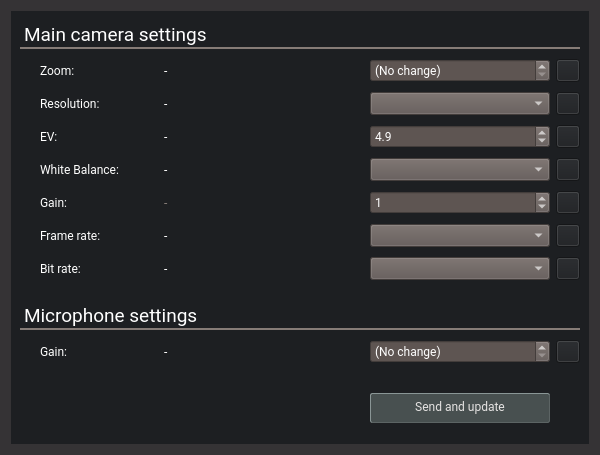
<?xml version="1.0" encoding="UTF-8"?>
<ui version="4.0">
 <class>intball::CameraMicrophoneSettingsDialog</class>
 <widget class="QDialog" name="intball::CameraMicrophoneSettingsDialog">
  <property name="geometry">
   <rect>
    <x>0</x>
    <y>0</y>
    <width>600</width>
    <height>455</height>
   </rect>
  </property>
  <property name="minimumSize">
   <size>
    <width>600</width>
    <height>455</height>
   </size>
  </property>
  <property name="maximumSize">
   <size>
    <width>600</width>
    <height>455</height>
   </size>
  </property>
  <property name="font">
   <font>
    <family>Roboto</family>
   </font>
  </property>
  <property name="windowTitle">
   <string>Main camera / Microphone</string>
  </property>
  <property name="styleSheet">
   <string notr="true">color: rgb(255, 255, 255);
background-color: rgb(53, 51, 53);</string>
  </property>
  <layout class="QGridLayout" name="gridLayout">
   <item row="0" column="0">
    <widget class="QGroupBox" name="groupCameraMicrophoneTelemetry">
     <property name="sizePolicy">
      <sizepolicy hsizetype="Fixed" vsizetype="Preferred">
       <horstretch>0</horstretch>
       <verstretch>0</verstretch>
      </sizepolicy>
     </property>
     <property name="minimumSize">
      <size>
       <width>0</width>
       <height>0</height>
      </size>
     </property>
     <property name="maximumSize">
      <size>
       <width>600</width>
       <height>16777215</height>
      </size>
     </property>
     <property name="font">
      <font>
       <family>Roboto</family>
       <pointsize>-1</pointsize>
      </font>
     </property>
     <property name="styleSheet">
      <string notr="true">QGroupBox {
  border: 0;
  font-size: 20px;
  background-color: rgb(29, 31, 34);
}
QLabel {
    background-color: rgb(29, 31, 34);
}
QDoubleSpinBox, QComboBox {
  background-color: rgb(94, 85, 82);
  color: rgb(255, 255, 255);
}
QDoubleSpinBox:disabled, QComboBox:disabled {
  background-color: rgb(49, 51, 54);
  color: rgb(94, 85, 82);
}
QToolButton {
  background-color: rgb(29, 31, 34);
}
QToolButton:pressed {
  background-color: rgb(74, 65, 62);
}</string>
     </property>
     <property name="title">
      <string/>
     </property>
     <layout class="QGridLayout" name="gridLayout_2">
      <item row="0" column="0" colspan="4">
       <widget class="QLabel" name="labelSettingsMainCamera">
        <property name="sizePolicy">
         <sizepolicy hsizetype="Preferred" vsizetype="Preferred">
          <horstretch>0</horstretch>
          <verstretch>0</verstretch>
         </sizepolicy>
        </property>
        <property name="minimumSize">
         <size>
          <width>0</width>
          <height>25</height>
         </size>
        </property>
        <property name="maximumSize">
         <size>
          <width>16777215</width>
          <height>25</height>
         </size>
        </property>
        <property name="font">
         <font>
          <family>Roboto</family>
          <pointsize>14</pointsize>
         </font>
        </property>
        <property name="styleSheet">
         <string notr="true">QLabel {
  padding-bottom: 2px;
  border-bottom: 2px solid rgb(134, 124, 119);
}</string>
        </property>
        <property name="text">
         <string>Main camera settings</string>
        </property>
        <property name="alignment">
         <set>Qt::AlignLeading|Qt::AlignLeft|Qt::AlignVCenter</set>
        </property>
       </widget>
      </item>
      <item row="3" column="3">
       <widget class="QToolButton" name="toolButtonClearEV">
        <property name="styleSheet">
         <string notr="true"/>
        </property>
        <property name="text">
         <string/>
        </property>
       </widget>
      </item>
      <item row="5" column="1">
       <widget class="QLabel" name="labelCameraGainValue">
        <property name="sizePolicy">
         <sizepolicy hsizetype="Fixed" vsizetype="Preferred">
          <horstretch>0</horstretch>
          <verstretch>0</verstretch>
         </sizepolicy>
        </property>
        <property name="minimumSize">
         <size>
          <width>200</width>
          <height>0</height>
         </size>
        </property>
        <property name="font">
         <font>
          <family>Roboto</family>
         </font>
        </property>
        <property name="styleSheet">
         <string notr="true">color: rgb(134, 124, 119);</string>
        </property>
        <property name="text">
         <string>-</string>
        </property>
        <property name="alignment">
         <set>Qt::AlignLeading|Qt::AlignLeft|Qt::AlignVCenter</set>
        </property>
       </widget>
      </item>
      <item row="1" column="3">
       <widget class="QToolButton" name="toolButtonClearZoom">
        <property name="styleSheet">
         <string notr="true"/>
        </property>
        <property name="text">
         <string/>
        </property>
       </widget>
      </item>
      <item row="6" column="1">
       <widget class="QLabel" name="labelFrameRateValue">
        <property name="sizePolicy">
         <sizepolicy hsizetype="Fixed" vsizetype="Preferred">
          <horstretch>0</horstretch>
          <verstretch>0</verstretch>
         </sizepolicy>
        </property>
        <property name="minimumSize">
         <size>
          <width>200</width>
          <height>0</height>
         </size>
        </property>
        <property name="font">
         <font>
          <family>Roboto</family>
         </font>
        </property>
        <property name="text">
         <string>-</string>
        </property>
        <property name="alignment">
         <set>Qt::AlignLeading|Qt::AlignLeft|Qt::AlignVCenter</set>
        </property>
       </widget>
      </item>
      <item row="10" column="2">
       <spacer name="verticalSpacer">
        <property name="orientation">
         <enum>Qt::Vertical</enum>
        </property>
        <property name="sizeType">
         <enum>QSizePolicy::Fixed</enum>
        </property>
        <property name="sizeHint" stdset="0">
         <size>
          <width>20</width>
          <height>20</height>
         </size>
        </property>
       </spacer>
      </item>
      <item row="1" column="0">
       <widget class="QLabel" name="labelZoom">
        <property name="font">
         <font>
          <family>Roboto</family>
         </font>
        </property>
        <property name="styleSheet">
         <string notr="true"/>
        </property>
        <property name="text">
         <string>Zoom:</string>
        </property>
        <property name="alignment">
         <set>Qt::AlignLeading|Qt::AlignLeft|Qt::AlignVCenter</set>
        </property>
        <property name="indent">
         <number>20</number>
        </property>
       </widget>
      </item>
      <item row="7" column="2">
       <widget class="QComboBox" name="comboBoxBitRate">
        <property name="font">
         <font>
          <family>Roboto</family>
         </font>
        </property>
        <property name="styleSheet">
         <string notr="true"/>
        </property>
       </widget>
      </item>
      <item row="3" column="1">
       <widget class="QLabel" name="labelEVValue">
        <property name="sizePolicy">
         <sizepolicy hsizetype="Fixed" vsizetype="Preferred">
          <horstretch>0</horstretch>
          <verstretch>0</verstretch>
         </sizepolicy>
        </property>
        <property name="minimumSize">
         <size>
          <width>200</width>
          <height>0</height>
         </size>
        </property>
        <property name="font">
         <font>
          <family>Roboto</family>
         </font>
        </property>
        <property name="text">
         <string>-</string>
        </property>
        <property name="alignment">
         <set>Qt::AlignLeading|Qt::AlignLeft|Qt::AlignVCenter</set>
        </property>
       </widget>
      </item>
      <item row="5" column="0">
       <widget class="QLabel" name="labelCameraGain">
        <property name="font">
         <font>
          <family>Roboto</family>
         </font>
        </property>
        <property name="text">
         <string>Gain:</string>
        </property>
        <property name="alignment">
         <set>Qt::AlignLeading|Qt::AlignLeft|Qt::AlignVCenter</set>
        </property>
        <property name="indent">
         <number>20</number>
        </property>
       </widget>
      </item>
      <item row="9" column="3">
       <widget class="QToolButton" name="toolButtonClearMicrophoneGain">
        <property name="styleSheet">
         <string notr="true"/>
        </property>
        <property name="text">
         <string/>
        </property>
       </widget>
      </item>
      <item row="4" column="2">
       <widget class="QComboBox" name="comboBoxWhiteBalance">
        <property name="font">
         <font>
          <family>Roboto</family>
         </font>
        </property>
        <property name="styleSheet">
         <string notr="true"/>
        </property>
       </widget>
      </item>
      <item row="11" column="2">
       <widget class="intball::CommandButton" name="settingsSendButton">
        <property name="sizePolicy">
         <sizepolicy hsizetype="Fixed" vsizetype="Fixed">
          <horstretch>0</horstretch>
          <verstretch>0</verstretch>
         </sizepolicy>
        </property>
        <property name="minimumSize">
         <size>
          <width>180</width>
          <height>30</height>
         </size>
        </property>
        <property name="maximumSize">
         <size>
          <width>1810</width>
          <height>30</height>
         </size>
        </property>
        <property name="font">
         <font>
          <family>Roboto</family>
         </font>
        </property>
        <property name="styleSheet">
         <string notr="true">QPushButton {
  background-color: rgb(72, 80, 80);
  color: rgb(229, 227, 226);
  padding-bottom: 3px;
  border-radius: 2px;
  border: 1px outset rgb(92, 100, 100);
}
QPushButton:pressed {
  background-color: rgb(92, 100, 100);
  color: rgb(255, 255, 255);
  padding-bottom: 3px;
  border-radius: 2px;
  border: 1px outset rgb(92, 100, 100);
}
QPushButton:disabled {
  background-color: rgb(112, 120, 120);
  color: rgb(255, 255, 255);
  padding-bottom: 3px;
  border-radius: 2px;
  border: 1px outset rgb(112, 120, 120);
}</string>
        </property>
        <property name="text">
         <string>Send and update</string>
        </property>
       </widget>
      </item>
      <item row="2" column="3">
       <widget class="QToolButton" name="toolButtonClearResolution">
        <property name="styleSheet">
         <string notr="true"/>
        </property>
        <property name="text">
         <string/>
        </property>
       </widget>
      </item>
      <item row="5" column="3">
       <widget class="QToolButton" name="toolButtonClearCameraGain">
        <property name="styleSheet">
         <string notr="true"/>
        </property>
        <property name="text">
         <string/>
        </property>
       </widget>
      </item>
      <item row="8" column="0" colspan="4">
       <widget class="QLabel" name="labelSettingsMicrophone">
        <property name="sizePolicy">
         <sizepolicy hsizetype="Preferred" vsizetype="Preferred">
          <horstretch>0</horstretch>
          <verstretch>0</verstretch>
         </sizepolicy>
        </property>
        <property name="minimumSize">
         <size>
          <width>0</width>
          <height>40</height>
         </size>
        </property>
        <property name="maximumSize">
         <size>
          <width>16777215</width>
          <height>40</height>
         </size>
        </property>
        <property name="font">
         <font>
          <family>Roboto</family>
          <pointsize>14</pointsize>
         </font>
        </property>
        <property name="styleSheet">
         <string notr="true">QLabel {
  padding-top: 15px;
  padding-bottom: 2px;
  border-bottom: 2px solid rgb(134, 124, 119);
}</string>
        </property>
        <property name="text">
         <string>Microphone settings</string>
        </property>
        <property name="alignment">
         <set>Qt::AlignLeading|Qt::AlignLeft|Qt::AlignVCenter</set>
        </property>
       </widget>
      </item>
      <item row="9" column="1">
       <widget class="QLabel" name="labelMicGainValue">
        <property name="sizePolicy">
         <sizepolicy hsizetype="Fixed" vsizetype="Preferred">
          <horstretch>0</horstretch>
          <verstretch>0</verstretch>
         </sizepolicy>
        </property>
        <property name="minimumSize">
         <size>
          <width>150</width>
          <height>0</height>
         </size>
        </property>
        <property name="font">
         <font>
          <family>Roboto</family>
         </font>
        </property>
        <property name="text">
         <string>-</string>
        </property>
        <property name="alignment">
         <set>Qt::AlignLeading|Qt::AlignLeft|Qt::AlignVCenter</set>
        </property>
       </widget>
      </item>
      <item row="3" column="2">
       <widget class="QDoubleSpinBox" name="doubleSpinBoxEV">
        <property name="font">
         <font>
          <family>Roboto</family>
         </font>
        </property>
        <property name="specialValueText">
         <string>(No change)</string>
        </property>
        <property name="decimals">
         <number>1</number>
        </property>
        <property name="minimum">
         <double>4.000000000000000</double>
        </property>
        <property name="maximum">
         <double>10.000000000000000</double>
        </property>
        <property name="singleStep">
         <double>0.100000000000000</double>
        </property>
        <property name="value">
         <double>4.900000000000000</double>
        </property>
       </widget>
      </item>
      <item row="7" column="1">
       <widget class="QLabel" name="labelBitRateValue">
        <property name="sizePolicy">
         <sizepolicy hsizetype="Fixed" vsizetype="Preferred">
          <horstretch>0</horstretch>
          <verstretch>0</verstretch>
         </sizepolicy>
        </property>
        <property name="minimumSize">
         <size>
          <width>200</width>
          <height>0</height>
         </size>
        </property>
        <property name="font">
         <font>
          <family>Roboto</family>
         </font>
        </property>
        <property name="text">
         <string>-</string>
        </property>
        <property name="alignment">
         <set>Qt::AlignLeading|Qt::AlignLeft|Qt::AlignVCenter</set>
        </property>
       </widget>
      </item>
      <item row="7" column="0">
       <widget class="QLabel" name="labelBitRate">
        <property name="font">
         <font>
          <family>Roboto</family>
         </font>
        </property>
        <property name="text">
         <string>Bit rate:</string>
        </property>
        <property name="alignment">
         <set>Qt::AlignLeading|Qt::AlignLeft|Qt::AlignVCenter</set>
        </property>
        <property name="indent">
         <number>20</number>
        </property>
       </widget>
      </item>
      <item row="4" column="1">
       <widget class="QLabel" name="labelWhiteBalanceValue">
        <property name="sizePolicy">
         <sizepolicy hsizetype="Fixed" vsizetype="Preferred">
          <horstretch>0</horstretch>
          <verstretch>0</verstretch>
         </sizepolicy>
        </property>
        <property name="minimumSize">
         <size>
          <width>200</width>
          <height>0</height>
         </size>
        </property>
        <property name="font">
         <font>
          <family>Roboto</family>
         </font>
        </property>
        <property name="text">
         <string>-</string>
        </property>
        <property name="alignment">
         <set>Qt::AlignLeading|Qt::AlignLeft|Qt::AlignVCenter</set>
        </property>
       </widget>
      </item>
      <item row="4" column="0">
       <widget class="QLabel" name="labelWhiteBalance">
        <property name="font">
         <font>
          <family>Roboto</family>
         </font>
        </property>
        <property name="text">
         <string>White Balance:</string>
        </property>
        <property name="alignment">
         <set>Qt::AlignLeading|Qt::AlignLeft|Qt::AlignVCenter</set>
        </property>
        <property name="indent">
         <number>20</number>
        </property>
       </widget>
      </item>
      <item row="3" column="0">
       <widget class="QLabel" name="labelEV">
        <property name="font">
         <font>
          <family>Roboto</family>
         </font>
        </property>
        <property name="text">
         <string>EV:</string>
        </property>
        <property name="alignment">
         <set>Qt::AlignLeading|Qt::AlignLeft|Qt::AlignVCenter</set>
        </property>
        <property name="indent">
         <number>20</number>
        </property>
       </widget>
      </item>
      <item row="1" column="2">
       <widget class="QDoubleSpinBox" name="doubleSpinBoxZoom">
        <property name="font">
         <font>
          <family>Roboto</family>
         </font>
        </property>
        <property name="specialValueText">
         <string>(No change)</string>
        </property>
        <property name="decimals">
         <number>1</number>
        </property>
        <property name="minimum">
         <double>0.900000000000000</double>
        </property>
        <property name="maximum">
         <double>4.000000000000000</double>
        </property>
        <property name="singleStep">
         <double>0.100000000000000</double>
        </property>
       </widget>
      </item>
      <item row="2" column="0">
       <widget class="QLabel" name="labelResolution">
        <property name="font">
         <font>
          <family>Roboto</family>
         </font>
        </property>
        <property name="text">
         <string>Resolution:</string>
        </property>
        <property name="alignment">
         <set>Qt::AlignLeading|Qt::AlignLeft|Qt::AlignVCenter</set>
        </property>
        <property name="indent">
         <number>20</number>
        </property>
       </widget>
      </item>
      <item row="6" column="3">
       <widget class="QToolButton" name="toolButtonClearFrameRate">
        <property name="styleSheet">
         <string notr="true"/>
        </property>
        <property name="text">
         <string/>
        </property>
       </widget>
      </item>
      <item row="6" column="0">
       <widget class="QLabel" name="labelFrameRate">
        <property name="font">
         <font>
          <family>Roboto</family>
         </font>
        </property>
        <property name="text">
         <string>Frame rate:</string>
        </property>
        <property name="alignment">
         <set>Qt::AlignLeading|Qt::AlignLeft|Qt::AlignVCenter</set>
        </property>
        <property name="indent">
         <number>20</number>
        </property>
       </widget>
      </item>
      <item row="2" column="1">
       <widget class="QLabel" name="labelResolutionValue">
        <property name="sizePolicy">
         <sizepolicy hsizetype="Fixed" vsizetype="Preferred">
          <horstretch>0</horstretch>
          <verstretch>0</verstretch>
         </sizepolicy>
        </property>
        <property name="minimumSize">
         <size>
          <width>200</width>
          <height>0</height>
         </size>
        </property>
        <property name="font">
         <font>
          <family>Roboto</family>
         </font>
        </property>
        <property name="text">
         <string>-</string>
        </property>
        <property name="alignment">
         <set>Qt::AlignLeading|Qt::AlignLeft|Qt::AlignVCenter</set>
        </property>
       </widget>
      </item>
      <item row="9" column="0">
       <widget class="QLabel" name="labelMicGain">
        <property name="font">
         <font>
          <family>Roboto</family>
         </font>
        </property>
        <property name="text">
         <string>Gain:</string>
        </property>
        <property name="alignment">
         <set>Qt::AlignLeading|Qt::AlignLeft|Qt::AlignVCenter</set>
        </property>
        <property name="indent">
         <number>20</number>
        </property>
       </widget>
      </item>
      <item row="7" column="3">
       <widget class="QToolButton" name="toolButtonClearBitRate">
        <property name="styleSheet">
         <string notr="true"/>
        </property>
        <property name="text">
         <string/>
        </property>
       </widget>
      </item>
      <item row="6" column="2">
       <widget class="QComboBox" name="comboBoxFrameRate">
        <property name="font">
         <font>
          <family>Roboto</family>
         </font>
        </property>
        <property name="toolTip">
         <string extracomment="Only when the resolution is HD or FullHD, Frame rate can be set higher than 15."/>
        </property>
        <property name="styleSheet">
         <string notr="true"/>
        </property>
       </widget>
      </item>
      <item row="4" column="3">
       <widget class="QToolButton" name="toolButtonClearWhiteBalance">
        <property name="styleSheet">
         <string notr="true"/>
        </property>
        <property name="text">
         <string/>
        </property>
       </widget>
      </item>
      <item row="1" column="1">
       <widget class="QLabel" name="labelZoomValue">
        <property name="sizePolicy">
         <sizepolicy hsizetype="Fixed" vsizetype="Preferred">
          <horstretch>0</horstretch>
          <verstretch>0</verstretch>
         </sizepolicy>
        </property>
        <property name="minimumSize">
         <size>
          <width>200</width>
          <height>0</height>
         </size>
        </property>
        <property name="font">
         <font>
          <family>Roboto</family>
         </font>
        </property>
        <property name="text">
         <string>-</string>
        </property>
        <property name="alignment">
         <set>Qt::AlignLeading|Qt::AlignLeft|Qt::AlignVCenter</set>
        </property>
       </widget>
      </item>
      <item row="11" column="3">
       <spacer name="horizontalSpacer">
        <property name="orientation">
         <enum>Qt::Horizontal</enum>
        </property>
        <property name="sizeType">
         <enum>QSizePolicy::Fixed</enum>
        </property>
        <property name="sizeHint" stdset="0">
         <size>
          <width>24</width>
          <height>24</height>
         </size>
        </property>
       </spacer>
      </item>
      <item row="5" column="2">
       <widget class="QDoubleSpinBox" name="doubleSpinBoxCameraGain">
        <property name="font">
         <font>
          <family>Roboto</family>
         </font>
        </property>
        <property name="specialValueText">
         <string>(No change)</string>
        </property>
        <property name="decimals">
         <number>0</number>
        </property>
        <property name="minimum">
         <double>0.000000000000000</double>
        </property>
        <property name="maximum">
         <double>256.000000000000000</double>
        </property>
        <property name="singleStep">
         <double>1.000000000000000</double>
        </property>
        <property name="value">
         <double>1.000000000000000</double>
        </property>
       </widget>
      </item>
      <item row="2" column="2">
       <widget class="QComboBox" name="comboBoxResolution">
        <property name="font">
         <font>
          <family>Roboto</family>
         </font>
        </property>
        <property name="styleSheet">
         <string notr="true"/>
        </property>
       </widget>
      </item>
      <item row="9" column="2">
       <widget class="QDoubleSpinBox" name="doubleSpinBoxMicrophoneGain">
        <property name="font">
         <font>
          <family>Roboto</family>
         </font>
        </property>
        <property name="specialValueText">
         <string>(No change)</string>
        </property>
        <property name="maximum">
         <double>100.000000000000000</double>
        </property>
        <property name="singleStep">
         <double>1.000000000000000</double>
        </property>
       </widget>
      </item>
     </layout>
    </widget>
   </item>
  </layout>
 </widget>
 <customwidgets>
  <customwidget>
   <class>intball::CommandButton</class>
   <extends>QPushButton</extends>
   <header>command_button.h</header>
  </customwidget>
 </customwidgets>
 <resources/>
 <connections/>
</ui>
